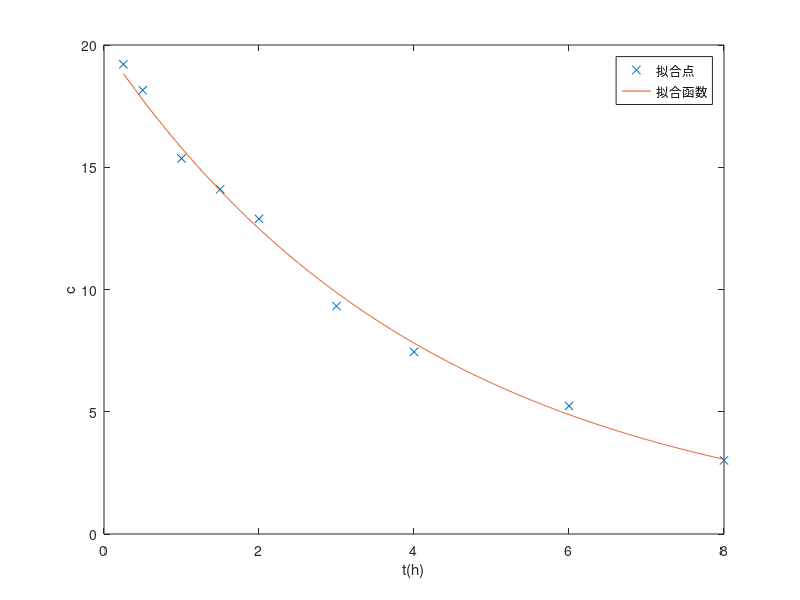

The MATLAB script that drew this image:
clf

t = [0.25 0.5 1 1.5 2 3 4 6 8];
c = [19.21 18.15 15.36 14.10 12.89 9.32 7.45 5.24 3.01];

lnc = log(c);

p = polyfit(t,lnc,1)
t1 = 0.25:0.01:8;
lnc1 = polyval(p,t1);
C = exp(lnc1);

plot(t,c,'x',t1,C)
legend('拟合点','拟合函数')
xlabel('t(h)')
ylabel('c')